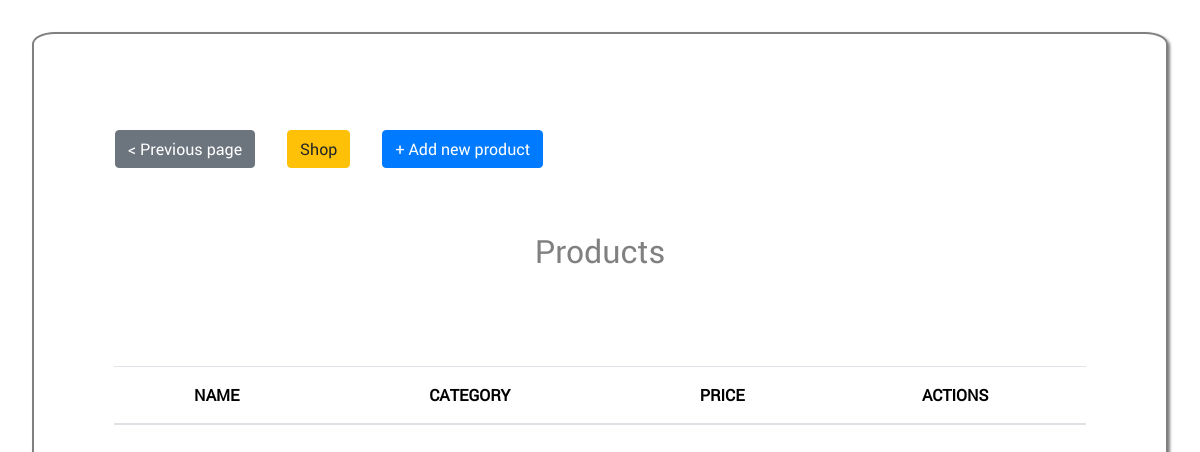
Page /admin/products.php on the earlier database version.
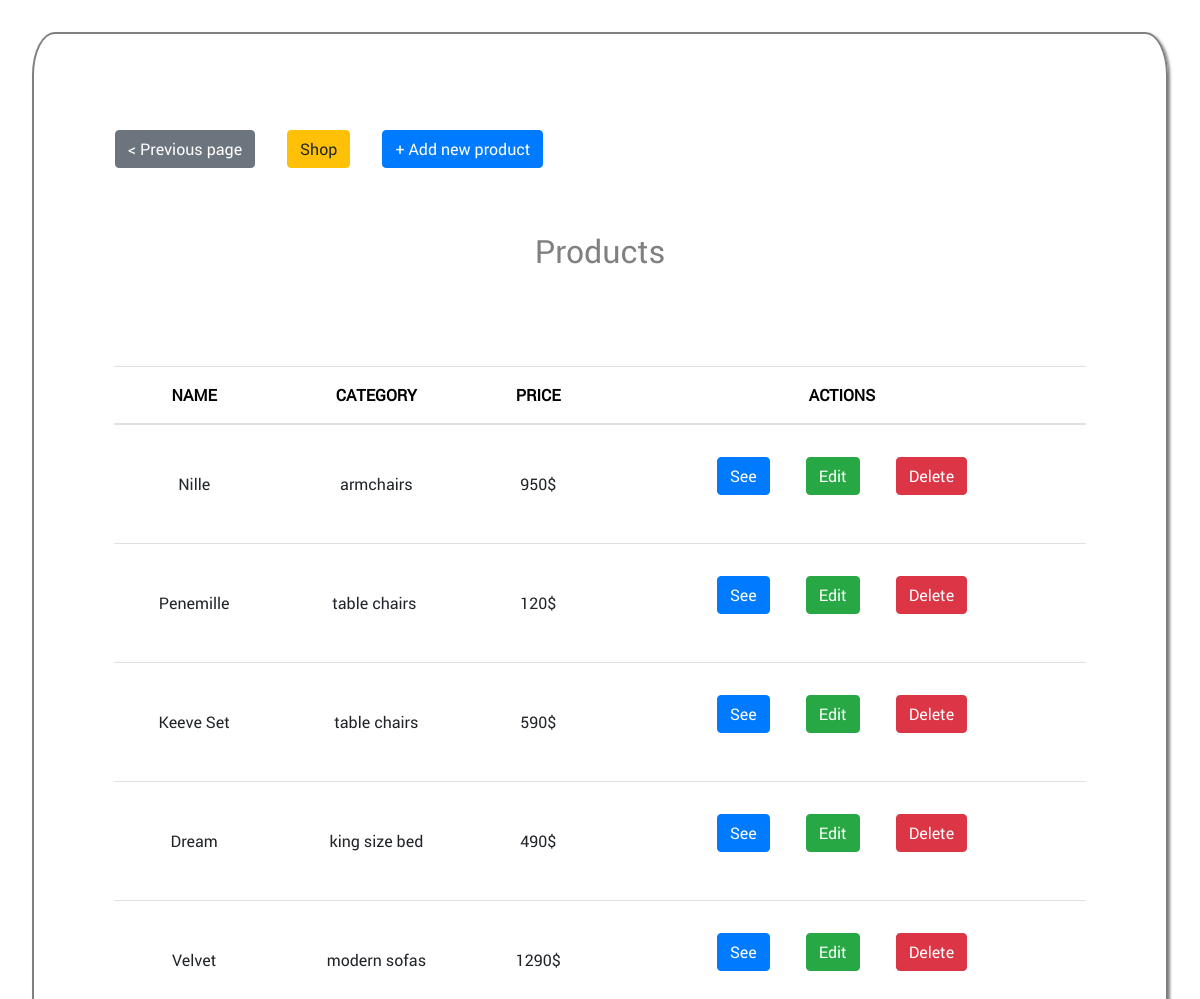
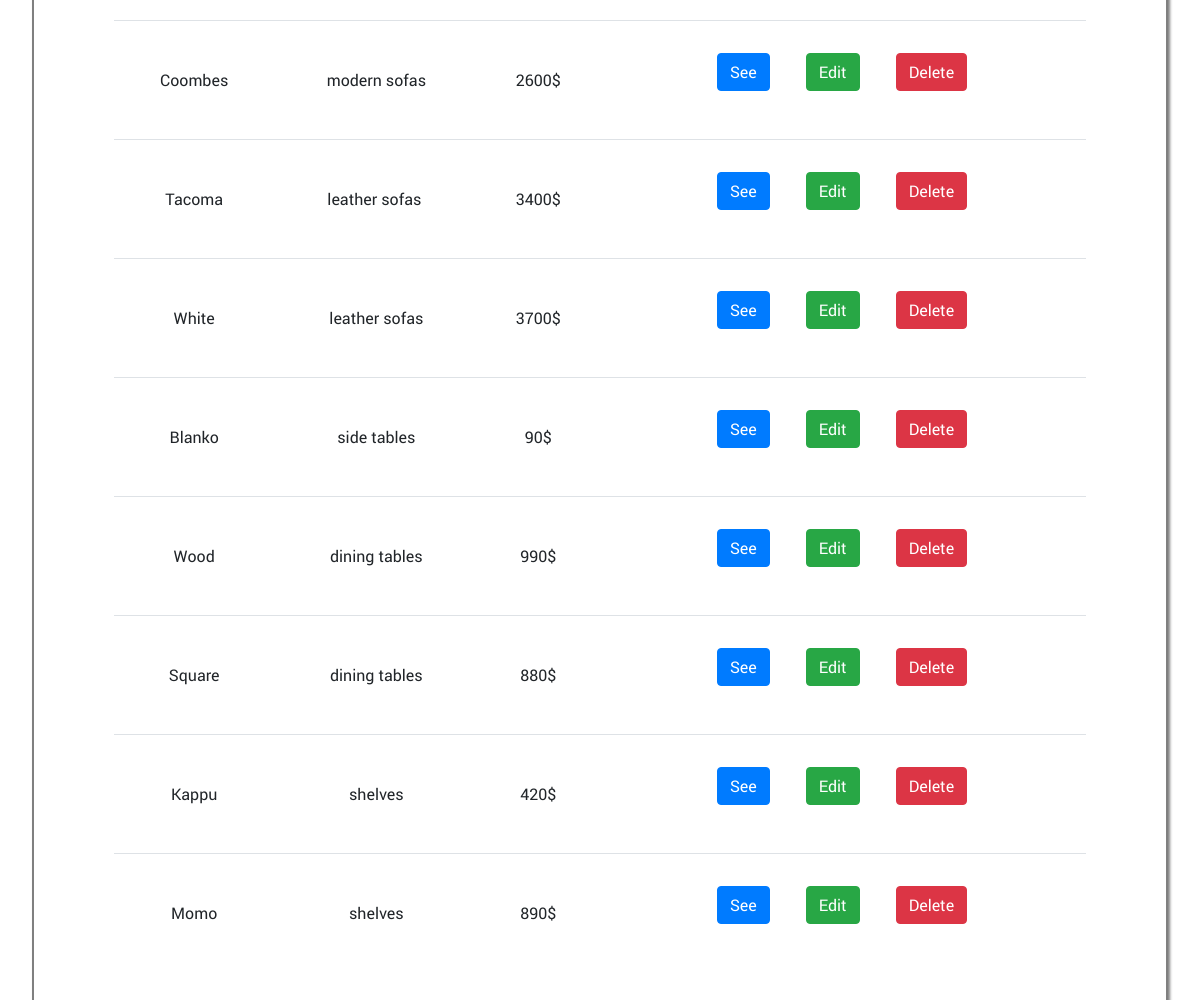
Same page on the later database version (2 pictures, top to bottom).
### tables this page shows
CREATE TABLE `products` (
  `id` int NOT NULL AUTO_INCREMENT,
  `name` varchar(255) NOT NULL DEFAULT '0',
  `price` int NOT NULL DEFAULT '0',
  `photo` varchar(255) DEFAULT NULL,
  `description` varchar(255) DEFAULT NULL,
  `category_id` int NOT NULL DEFAULT '0',
  `category_name` varchar(255) DEFAULT NULL,
  `parent_category_id` int DEFAULT NULL,
  `parent_category_name` varchar(255) DEFAULT NULL,
  PRIMARY KEY (`id`)
);

### admin/products.php (the view, shortened to what this page needs)
<?php
include_once('../includes/my_connection.php');
$sql= "SELECT * FROM products";
$rq=$connect->prepare($sql);
$rq->execute();
$result=$rq->fetchAll(PDO::FETCH_ASSOC);
?>
<!DOCTYPE html>
<html lang="en">
<head>
    <link rel="stylesheet" href="https://stackpath.bootstrapcdn.com/bootstrap/4.3.1/css/bootstrap.min.css">
    <link type="text/css" rel="stylesheet" href="style_admin.css" />
</head>
<body>
   <main class="container-sm">
     <div class="row">
     <a href="panel.php"class="btn btn-secondary">< Previous page</a>
     <a href="../index.php" class="btn btn-warning">Shop</a>
     <a href="add_product.php" class="btn btn-primary">+ Add new product</a><br>
     <div class="container p-3 my-3">
     <h2 class="text-center">Products</h2>
     </div>
     <section  class="col-12">
         <table class="table">
             <thead>
                 <th>NAME</th>
                 <th>CATEGORY</th>
                 <th>PRICE</th>
                 <th>ACTIONS</th>
             </thead>
             <tbody>
                <?php
                  foreach($result as $product){
                ?>
                <tr>
                    <td><?= $product['name'] ?></td>
                    <td><?= $product['category_name'] ?></td>
                    <td><?= $product['price'] ?>$</td>
                    <td><a  href="read_product.php?id=<?= $product['id'] ?>" class="btn btn-primary">See</a> <a href="edit_product.php?id=<?= $product['id'] ?>" class="btn btn-success">Edit</a> <a href="delete_product.php?id=<?= $product['id'] ?>" class="btn btn-danger">Delete</a></td>
                </tr>
                <?php
                  }
                ?>
             </tbody>
         </table>
     </section>
     </div>
   </main>
   </body>
</html>

Differences in the rows shown:
added products: name "Nille", category_name "armchairs", price "950"
added products: name "Penemille", category_name "table chairs", price "120"
added products: name "Keeve Set", category_name "table chairs", price "590"
added products: name "Dream", category_name "king size bed", price "490"
added products: name "Velvet", category_name "modern sofas", price "1290"
added products: name "Coombes", category_name "modern sofas", price "2600"
added products: name "Tacoma", category_name "leather sofas", price "3400"
added products: name "White", category_name "leather sofas", price "3700"
added products: name "Blanko", category_name "side tables", price "90"
added products: name "Wood", category_name "dining tables", price "990"
added products: name "Square", category_name "dining tables", price "880"
added products: name "Kappu", category_name "shelves", price "420"
added products: name "Momo", category_name "shelves", price "890"
